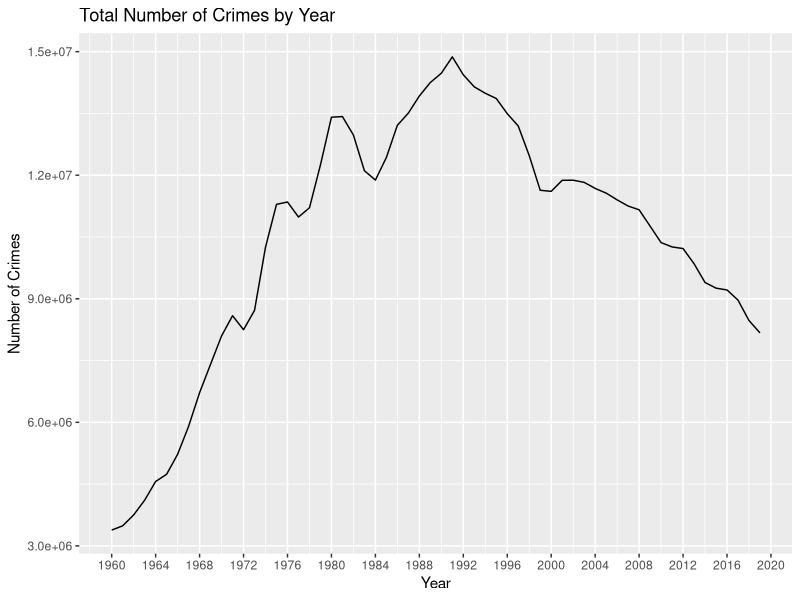

Reproduce this figure in R.
## ---- chunk 1
library(tidyverse)
library(dplyr)

## ---- chunk 2
crime <- read_csv("data/us_crime_rates.csv")
crime

## ---- chunk 3
crime %>%
  ggplot(aes(x=year, y=total)) + geom_line() + labs(x = "Year", y="Number of Crimes", title="Total Number of Crimes by Year") + scale_x_continuous(breaks=seq(1960,2020,4))

## ---- chunk 4
